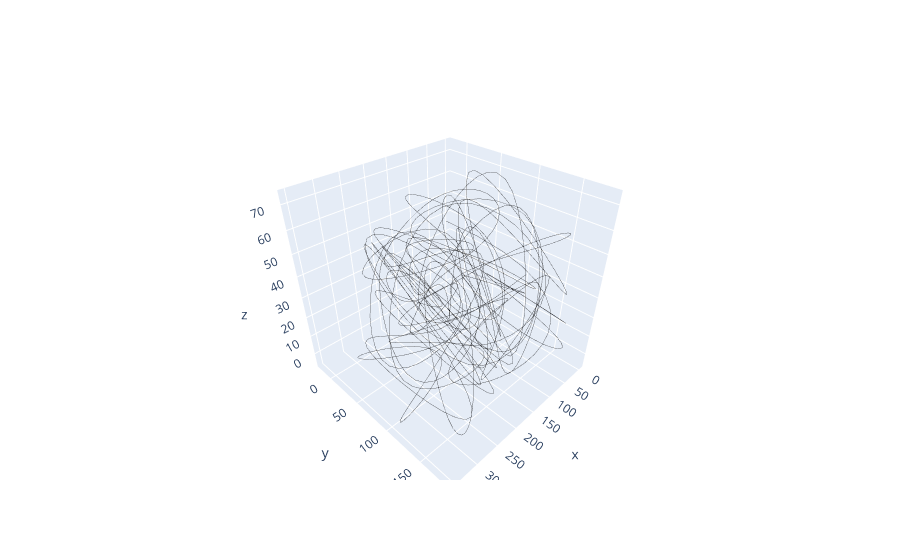

This figure's notebook cell:
### Code cell
go.Figure(
    data=[
        dict(
            **pos_dict,
            type="scatter3d",
            mode="lines",
            line=dict(color="black", width=0.5)
        )
    ]
)

### Figure 1 — Plotly figure (JSON) as saved in the notebook; plotly's stock layout.template omitted (floating-point values rounded to 4 significant figures; data arrays with more than 128 entries replaced by an {"elided": "..."} marker saying what was removed)
{"data": [{"line": {"color": "black", "width": 0.5}, "mode": "lines", "type": "scatter3d", "x": {"elided": "1000 float values"}, "y": {"elided": "1000 float values"}, "z": {"elided": "1000 float values"}}], "layout": {}}
